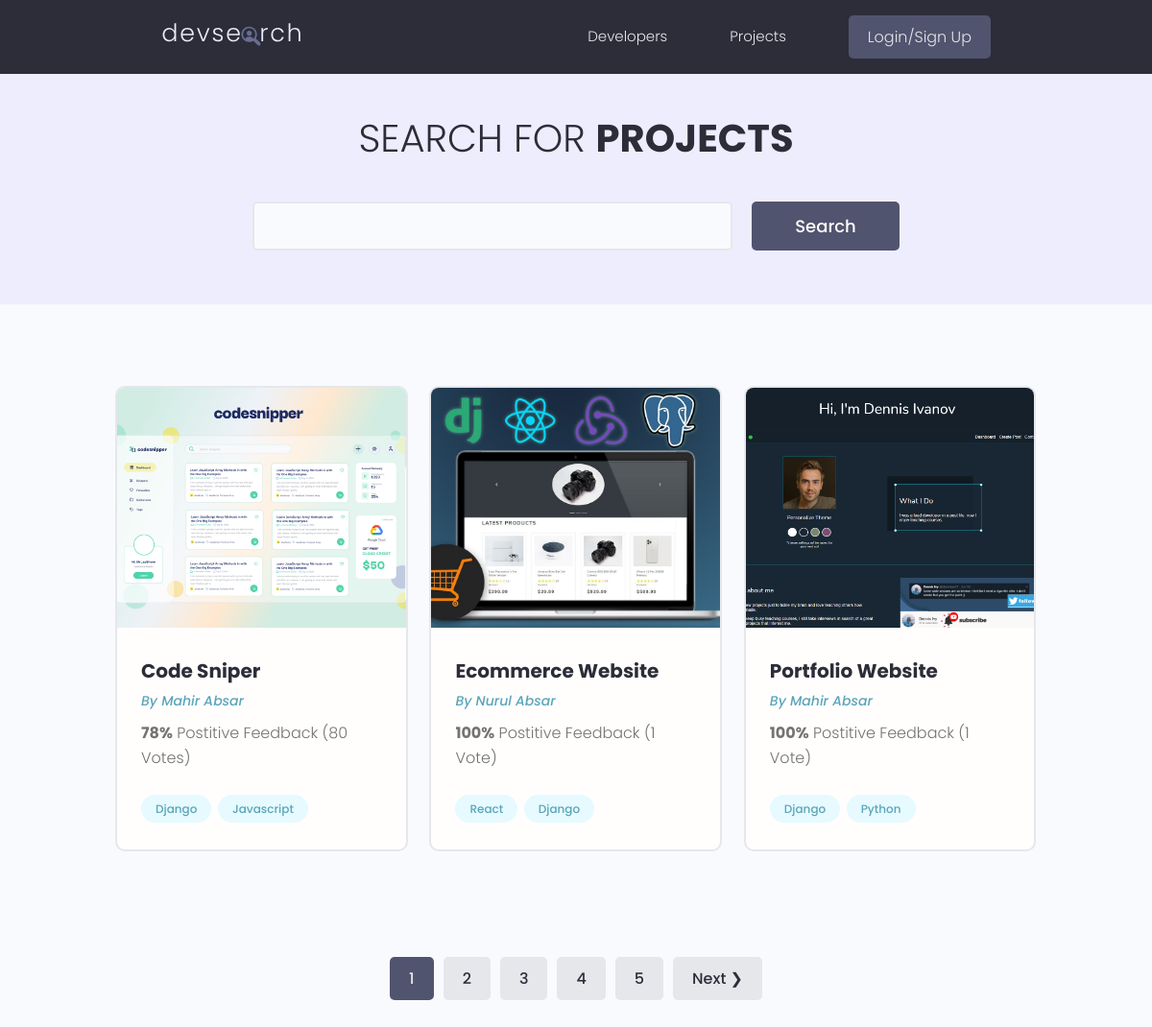
/projects/, run on the app's committed database.
### projects/models.py (models this page shows, shortened)
class Project(models.Model):
    owner = models.ForeignKey(
        Profile, on_delete=models.SET_NULL, null=True, blank=True)
    title = models.CharField(max_length=200)
    description = models.TextField(null=True, blank=True)
    featured_image = models.ImageField(
        null=True, blank=True, default="default.jpg")
    demo_link = models.CharField(max_length=200, null=True, blank=True)
    source_link = models.CharField(max_length=200, null=True, blank=True)
    tags = models.ManyToManyField('Tag', blank=True)
    vote_total = models.IntegerField(default=0, blank=True, null=True)
    vote_ratio = models.IntegerField(default=0, blank=True, null=True)
    created = models.DateTimeField(auto_now_add=True)
    id = models.UUIDField(default=uuid.uuid4, unique=True,
                          primary_key=True, editable=False)
    class Meta:
        ordering = ['-vote_total', '-vote_ratio']

class Tag(models.Model):
    name = models.CharField(max_length=200, blank=True, null=True)
    created = models.DateTimeField(auto_now_add=True)
    id = models.UUIDField(default=uuid.uuid4, unique=True,
                          primary_key=True, editable=False)
    def __str__(self):
        return self.name

### users/models.py (models this page shows, shortened)
class Profile(models.Model):
    user = models.OneToOneField(
        User, on_delete=models.CASCADE, null=True, blank=True)
    username = models.CharField(max_length=200, blank=True, null=True)
    location = models.CharField(max_length=200, blank=True, null=True)
    name = models.CharField(max_length=200, blank=True, null=True)
    email = models.EmailField(max_length=500, blank=True, null=True)
    short_intro = models.CharField(max_length=200, blank=True, null=True)
    bio = models.TextField(blank=True, null=True)
    profile_image = models.ImageField(
        null=True, blank=True, upload_to="profiles/", default="profiles/user-default.png")
    social_github = models.CharField(max_length=200, blank=True, null=True)
    social_twitter = models.CharField(max_length=200, blank=True, null=True)
    social_linkedin = models.CharField(max_length=200, blank=True, null=True)
    social_youtube = models.CharField(max_length=200, blank=True, null=True)
    social_website = models.CharField(max_length=200, blank=True, null=True)
    created = models.DateTimeField(auto_now_add=True)
    id = models.UUIDField(default=uuid.uuid4, unique=True,
                          primary_key=True, editable=False)

### projects/views.py (the view)
# urls.py: path('projects/', views.getProjects),
def projects(request):
    projects,search_query = searchProjects(request)
    custom_range,projects=paginateProjects(request,projects,3)
    return render(request,"projects/projects.html",{'projects':projects,'search_query':search_query,'custom_range':custom_range})

### projects/utils.py (called while the page is built)
def paginateProjects(request,projects,results):
 page = request.GET.get('page')
 paginator = Paginator(projects,results)
 try:
  projects = paginator.page(page)
 except PageNotAnInteger:
  page = 1
  projects = paginator.page(page)
 except EmptyPage:
  page = paginator.num_pages
  projects = paginator.page(page)
 leftIndex = (int(page) - 4)
 if leftIndex < 1:
  leftIndex = 1
 rightIndex =(int(page)+5)
 if rightIndex > paginator.num_pages:
  rightIndex = paginator.num_pages+1
 custom_range = range(leftIndex,rightIndex)
 return custom_range,projects

def searchProjects(request):
 search_query=" "
 if request.GET.get('search_query'):
  search_query = request.GET.get('search_query')
 tags = Tag.objects.filter(name__icontains=search_query)
 projects = Project.objects.distinct().filter(Q(title__icontains=search_query) |
                                      Q(description__icontains=search_query)|
                                      Q(owner__name__icontains=search_query)|
                                      Q(tags__in=tags))
 return projects,search_query

### projects/templates/projects/projects.html (shortened to what this page needs)
{% extends 'main.html' %}
{% block content %}
  <main class="projects">
    <section class="hero-section text-center">
      <div class="container container--narrow">
        <div class="hero-section__box">
          <h2>Search for <span>Projects</span></h2>
        </div>
        <div class="hero-section__search">
          <form id="searchForm" class="form" action="{% url 'projects' %}" method="get">
            <div class="form__field">
              <input class="input input--text" id="formInput#search" type="text" name="search_query" value="{{ search_query }}"
                placeholder="Search by Project Title" />
            </div>
            <input class="btn btn--sub btn--lg" type="submit" value="Search" />
          </form>
        </div>
      </div>
    </section>
    <section class="projectsList">
      <div class="container">
        <div class="grid grid--three">
          {% for project in projects %}
          <div class="column">
            <div class="card project">
              <a href="{% url 'project' project.id %}" class="project">
                <img class="project__thumbnail" src="{{ project.featured_image.url }}" alt="project thumbnail" />
                <div class="card__body">
                  <h3 class="project__title">{{ project.title }}</h3>
                  <p><a class="project__author" href="{% url 'user-profile' project.owner.id %}">By {{ project.owner.name }}</a></p>
                  <p class="project--rating">
                    <span style="font-weight: bold;">{{ project.vote_ratio }}%</span> Postitive
                    Feedback ({{ project.vote_total }} Vote{{ project.vote_total|pluralize:"s" }})
                  </p>
                  <div class="project__tags">
                    {% for tag in project.tags.all %}
                    <span class="tag tag--pill tag--main">
                      <small>{{ tag }}</small>
                    </span>
                    {% endfor %}
                  </div>
                </div>
              </a>
            </div>
          </div>
          {% endfor %}
        </div>
      </div>
    </section>
    {% include 'pagination.html' with querySet=projects custom_range=custom_range %}
  </main>
{% endblock %}

### templates/main.html (shortened to what this page needs)
<!DOCTYPE html>
{% load static %}
<html lang="en">
<head>
  <link rel="stylesheet" href="https://cdn.iconmonstr.com/1.3.0/css/iconmonstr-iconic-font.min.css" />
  <link rel="stylesheet" href="{% static 'uikit/styles/uikit.css' %}" />
  <link rel="stylesheet" href="{% static 'style/app.css' %}" />
</head>
<body>
 {% include 'navbar.html' %}
 {% block content %}
 {% endblock %}
</body>
</html>

### templates/navbar.html (shortened to what this page needs)
{% load static %}
  <header class="header">
    <div class="container container--narrow">
      <a href="{% url 'profiles' %}" class="header__logo">
        <img src="{% static 'images/logo.svg' %}" alt="DevSearch Logo" />
      </a>
      <nav class="header__nav">
        <ul class="header__menu">
          <li class="header__menuItem"><a href="{% url 'profiles' %}">Developers</a></li>
          <li class="header__menuItem"><a href="{% url 'projects' %}">Projects</a></li>
          {% if request.user.is_authenticated %}
          <li class="header__menuItem"><a href="{% url 'inbox' %}">Inbox</a></li>
           <li class="header__menuItem"><a href="{% url 'account' %}">Account</a></li>
          <li class="header__menuItem"><a href="{% url 'logout' %}" class="btn btn--sub">Logout</a></li>
          {% else %}
          <li class="header__menuItem"><a href="{% url 'login' %}" class="btn btn--sub">Login/Sign Up</a></li>
          {% endif %}
        </ul>
      </nav>
    </div>
  </header>

### templates/pagination.html (shortened to what this page needs)
{% if querySet.has_other_pages %}
    <div class="pagination">
      <ul class="container">
        {% for page in custom_range %}
            {% if page == querySet.number %}
            <li> <a href="?page={{page}}" class="btn page-link btn--sub" data-page="{{page}}">{{page}}</a> </li>
            {% else %}
            <li> <a href="?page={{page}}" class="btn page-link" data-page="{{page}}">{{page}}</a> </li>
            {% endif %}
        {% endfor %}
        {% if querySet.has_next %}
            <li> <a href="?page={{projects.next_page_number}}" class="btn page-link" data-page="{{projects.next_page_number}}"> Next &#10095;</a> </li>
        {% endif %}
      </ul>
    </div>
    {% endif %}

### static/style/app.css (style rules this page uses)
:root { --color-sub: #2d2d39; }
.btn--sub { background-color: var(--color-sub-light); }
.card { border: 2px solid var(--color-light); }
img { width: 100%; }
.header { position: sticky; z-index: 111; background-color: var(--color-sub); padding: 1.5rem 0; }
.header > .container { display: flex; justify-content: space-between; align-items: center; }
.header__logo > img { height: 3.8rem; }
.header__nav > ul { display: inline-flex; align-items: center; list-style: none; gap: 6.5rem; }
.header__menuItem > a { color: var(--color-light); font-weight: 300; }
.hero-section { height: 40vh; display: flex; align-items: center; background-color: var(--color-sub); }
.hero-section__box { margin-bottom: 4rem; }
.hero-section__box > h2, .hero-section__box > h2 > span { font-size: 4rem; color: var(--color-light); line-height: 1.3; text-transform: uppercase; }
.hero-section__box > h2 { font-weight: 300; }
.hero-section__box > h2 > span { font-weight: 700; }
.hero-section__search > .form { display: flex; align-items: center; justify-content: center; gap: 2rem; }
.hero-section__search > .form input.input--text { width: 50rem; }
.pagination { margin-top: 8rem; margin-bottom: 10rem; }
.pagination > ul { flex-wrap: wrap; list-style: none; display: flex; align-items: center; justify-content: center; gap: 1rem; }
.pagination .btn { color: var(--color-sub); }
.pagination .btn.btn--sub { color: var(--color-light); }
.project__author { font-size: 1.4rem; font-style: italic; }
.project--rating { margin-bottom: 1.6em; margin-top: .5em; }
.projects > .hero-section { background: var(--color-sub-lighter); height: 30vh; }
.projects .hero-section__box { margin-bottom: 2.5rem; }
.projects .hero-section__box > h2 { color: var(--color-sub); }
.projects .hero-section__box > h2 > span { font-weight: 700; color: var(--color-sub); }
.projectsList { margin-top: 8rem; }
.project__thumbnail { height: 25rem; object-fit: cover; object-position: top center; }
.project__title { font-size: 2rem; font-weight: 700; color: var(--color-sub); }

### static/uikit/styles/modules/_variables.css (style rules this page uses)
:root { --color-main: #5aa5b9; --color-main-light: #e6faff; --color-sub: #3f4156; --color-sub-light: #51546e; --color-sub-lighter: #ededfd; --color-text: #737373; --color-gray: #8b8b8b; --color-light: #e5e7eb; --color-light-gray: #767676; --color-bg: #f8fafd; --color-white: #fffefd; --color-white-light: #f3f3f3; --color-success: #359e64; --color-success-bg: #def8e8; --color-error: #fc4b0b; --color-error-bg: #fff2ee; --font-base: 'Poppins', arial, helvetica, 'Segoe UI', roboto, ubuntu, sans-serif; --font-monospace: 'Fira Code', 'Courier New', courier, monospace; --font-regular: 300; --font-medium: 500; --font-bold: 700; --generic-shadow: 1px 1px 5px #00000010; --generic-transition: all 0.3s ease-in-out; }

### static/uikit/styles/modules/_base.css (style rules this page uses)
* { margin: 0; padding: 0; box-sizing: border-box; text-rendering: optimizeLegibility; color: inherit; font-size: inherit; }
html { font-size: 50%; }
@media only screen and (min-width: 480px) { html { font-size: 56.25%; } }
@media only screen and (min-width: 1200px) { html { font-size: 62.5%; } }
body { line-height: 1.6; font-weight: 400; font-size: 1.5rem; color: var(--color-text); background-color: var(--color-bg); min-height: 100vh; }

### static/uikit/styles/modules/_typography.css (style rules this page uses)
* { font-family: var(--font-base); }
h2 { font-size: 3.6rem; font-weight: var(--font-bold); }
h3 { font-size: 3.2rem; font-weight: var(--font-medium); }
p, span, strong { font-size: 1.6rem; color: var(--color-text); font-weight: var(--font-regular); }
a { padding-bottom: 2px; text-decoration: none; display: inline-block; color: var(--color-main); font-weight: var(--font-medium); }

### static/uikit/styles/modules/_utilities.css (style rules this page uses)
.container { width: 92%; max-width: 165rem; margin: 0 auto; box-sizing: border-box; }
.container--narrow { width: 92%; max-width: 120rem; }
@media screen and (min-width: 1000px) { .container { width: 90%; } }
@media screen and (min-width: 1000px) { .container--narrow { width: 85%; } }
@media screen and (min-width: 1200px) { .container { width: 80%; } }
@media screen and (min-width: 1200px) { .container--narrow { width: 72%; } }
.text-center { text-align: center; }

### static/uikit/styles/modules/_card.css (style rules this page uses)
.card { border-radius: 1rem; background-color: var(--color-white); border: 1.5px solid var(--color-light); width: auto; height: auto; margin-top: 0.5rem; margin-bottom: 0.5rem; overflow: hidden; }
.card__body, .card__header { padding: 2rem 2.5rem; }

### data on the page
Project: featured_image (picture), title "Code Sniper", owner.name "Mahir Absar", vote_ratio "78", vote_total "80"
Tag: name "Django"
Tag: name "Javascript"
Project: featured_image (picture), title "Ecommerce Website", owner.name "Nurul Absar", vote_ratio "100", vote_total "1"
Tag: name "React"
Project: featured_image (picture), title "Portfolio Website", owner.name "Mahir Absar", vote_ratio "100", vote_total "1"
Tag: name "Python"

### other printed values
{{ page }} "1"
{{ page }} "2" "3" "4" "5"
